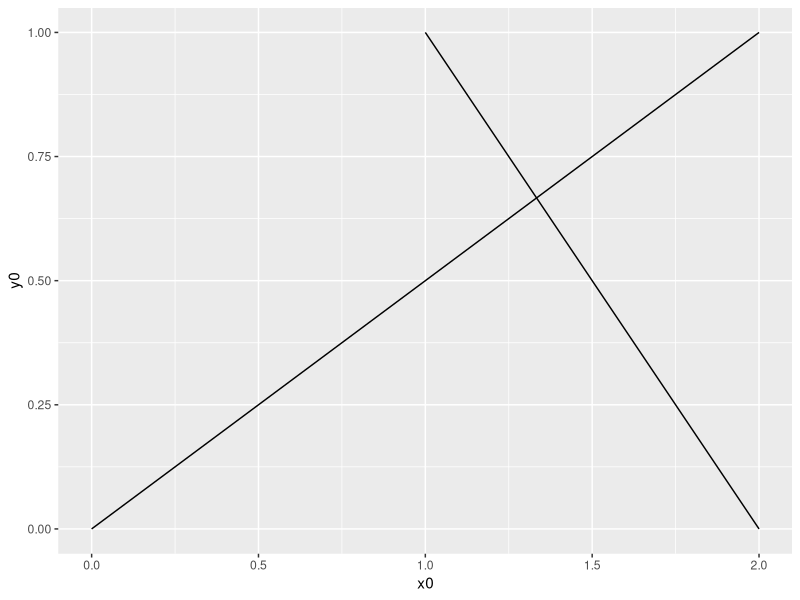
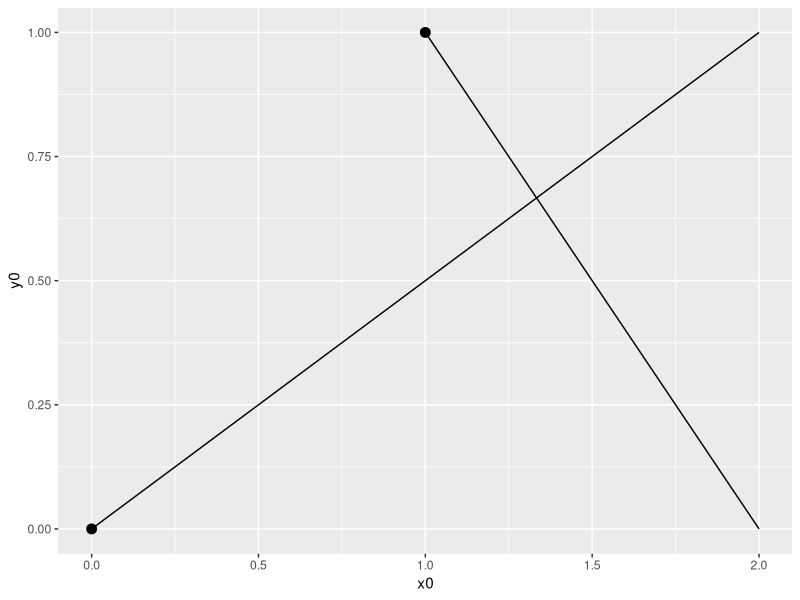

These figures' R source, in order: (Note: this script raises an error after producing the figures.)
## ---- chunk 1
knitr::opts_chunk$set(echo = TRUE, warning = FALSE, message = FALSE, comment=NA, fig.asp = 0.56, out.width='70%', dpi = 300, fig.align = 'center')
options(tibble.print_max = Inf)
library(kableExtra)
## ---- chunk 2
library(tidyverse)
## ---- chunk 3
tb <- tibble(
	x0=c(0,1), 
	y0=c(0,1), 
	x_chr=c(2,2), 
	y1=c(1,0))
tb
## ---- chunk 4
ggplot(tb) + 
	geom_segment(aes(x=x0,y=y0,xend=x_chr, yend=y1))
## ---- chunk 5
tb
## ---- chunk 6
ggplot(tb, aes(x0, y0)) + 
	geom_point(size = 3) +
	geom_segment(aes(xend=x_chr, yend=y1))
## ---- chunk 7
bca_2017 <- read_rds("data/bca_sm.rds") %>% 
	filter(lubridate::year(sale_date) == 2017)
## ---- chunk 8
avg_p <- bca_2017 %>% group_by(juris_label) %>% summarise(avg_p = mean(price), n=n())
## ---- chunk 9
avg_p
## ---- chunk 10
ggplot(avg_p, aes(juris_label, avg_p)) + 
	geom_point(color="red", size=3, alpha=0.8)
## ---- chunk 11
ggplot(avg_p, aes(juris_label, avg_p)) + 
	geom_point(color="red", size=3, alpha=0.8) + 
	coord_flip()
## ---- chunk 12
ggplot(avg_p, aes(juris_label, avg_p)) + 
	geom_segment(aes(xend = juris_label, yend=0)) +
	geom_point(color="red", size=3, alpha=0.8) + 
	coord_flip()
## ---- chunk 13
ggplot(avg_p, aes(juris_label, avg_p)) + 
	geom_segment(aes(xend = juris_label, yend=0)) +
	geom_point(color="red", size=3, alpha=0.8) + 
	labs(x = "", y="Average Housing Price (2007)") +
	coord_flip()
## ---- chunk 14
avg_p %>% filter(!is.na(juris_label)) %>% 
ggplot(aes(juris_label, avg_p)) + 
	geom_segment(aes(xend = juris_label, yend=0)) +
	geom_point(color="red", size=3, alpha=0.8) + 
	labs(x = "", y="Average Housing Price (2007)") +
	coord_flip()
## ---- chunk 15
avg_p %>% filter(!is.na(juris_label)) %>% 
ggplot(aes(juris_label, avg_p)) + 
	geom_segment(aes(xend = juris_label, yend=0)) +
	geom_point(color="red", size=3, alpha=0.8) + 
	labs(x = "", y="Average Housing Price (2007)") +
	coord_flip() +
	theme_bw()
## ---- chunk 16
avg_p %>% filter(!is.na(juris_label)) %>% 
ggplot(aes(juris_label, avg_p)) + 
	geom_segment(aes(xend = juris_label, yend=0)) +
	geom_point(color="red", size=3, alpha=0.8) + 
	labs(x = "", y="Average Housing Price (2007)") +
	scale_y_continuous(labels=scales::label_comma(scale=0.000001, prefix="$", suffix='M')) +
	coord_flip() +
	theme_bw()
## ---- chunk 17
f <- scales::label_comma(scale=0.000001, prefix="$", suffix='M')
## ---- chunk 18
f(20000000)
## ---- chunk 19
avg_p %>% filter(!is.na(juris_label)) %>% 
ggplot(aes(juris_label, avg_p)) + 
	geom_segment(aes(xend = juris_label, yend=0)) +
	geom_point(color="red", size=3, alpha=0.8) + 
	labs(x = "", y="Average Housing Price (2007)") +
	scale_y_continuous( labels= f ) +
	coord_flip() +
	theme_bw()
## ---- chunk 20
avg_p %>% filter(!is.na(juris_label)) %>% 
ggplot(aes(fct_reorder(juris_label, avg_p), avg_p)) + 
	geom_segment(aes(xend = juris_label, yend=0)) +
	geom_point(color="red", size=3, alpha=0.8) + 
	labs(x = "", y="Average Housing Price (2007)") +
	scale_y_continuous( labels=scales::label_comma(scale=0.000001, prefix="$", suffix='M') ) +
	coord_flip() +
	theme_bw()
## ---- chunk 21
x <- factor(c("a", "b", "c"), levels=c("c", "b", "a"))
## ---- chunk 22
x
## ---- chunk 23
x %>% as.numeric()
## ---- chunk 24
tb <- tibble(x, x_chr=c("a", "b", "c"), y=c(3,1,2))
## ---- chunk 25
tb
## ---- chunk 26
ggplot(tb) + geom_point(aes(x,y))
## ---- chunk 27
ggplot(tb) + geom_point(aes(x_chr,y))
## ---- chunk 28
tb <- tb %>% mutate(x2=fct_reorder(x, y))
## ---- chunk 29
tb
## ---- chunk 30
tb$x
## ---- chunk 31
tb$x2
## ---- chunk 32
ggplot(tb) + geom_point(aes(x2,y))
